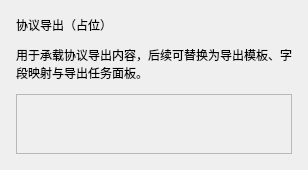
<?xml version="1.0" encoding="UTF-8"?>
<ui version="4.0">
 <class>ProtocolExportPage</class>
 <widget class="QWidget" name="ProtocolExportPage">
  <layout class="QVBoxLayout" name="verticalLayout">
   <property name="spacing">
    <number>12</number>
   </property>
   <property name="leftMargin">
    <number>16</number>
   </property>
   <property name="topMargin">
    <number>16</number>
   </property>
   <property name="rightMargin">
    <number>16</number>
   </property>
   <property name="bottomMargin">
    <number>16</number>
   </property>
   <item>
    <widget class="QLabel" name="titleLabel">
     <property name="text">
      <string>协议导出（占位）</string>
     </property>
     <property name="alignment">
      <set>Qt::AlignLeft|Qt::AlignVCenter</set>
     </property>
    </widget>
   </item>
   <item>
    <widget class="QLabel" name="descLabel">
     <property name="text">
      <string>用于承载协议导出内容，后续可替换为导出模板、字段映射与导出任务面板。</string>
     </property>
     <property name="alignment">
      <set>Qt::AlignLeft|Qt::AlignVCenter</set>
     </property>
     <property name="wordWrap">
      <bool>true</bool>
     </property>
    </widget>
   </item>
   <item>
    <widget class="QFrame" name="panelFrame">
     <property name="frameShape">
      <enum>QFrame::StyledPanel</enum>
     </property>
     <property name="frameShadow">
      <enum>QFrame::Plain</enum>
     </property>
     <layout class="QVBoxLayout" name="verticalLayoutPanel">
      <item>
       <spacer name="verticalSpacerPanel">
        <property name="orientation">
         <enum>Qt::Vertical</enum>
        </property>
        <property name="sizeHint" stdset="0">
         <size>
          <width>20</width>
          <height>40</height>
         </size>
        </property>
       </spacer>
      </item>
     </layout>
    </widget>
   </item>
  </layout>
 </widget>
 <resources/>
 <connections/>
</ui>
